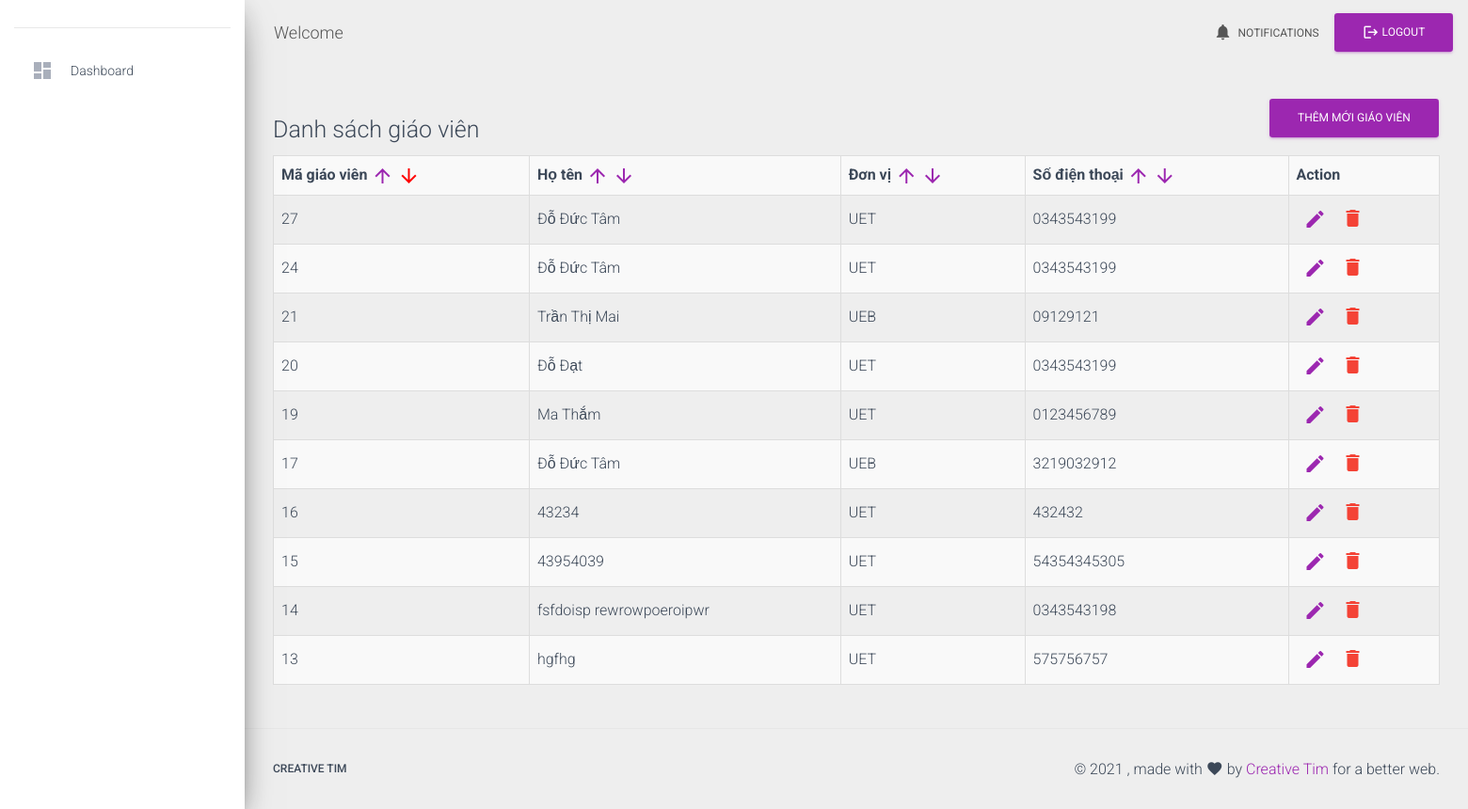
The page /manageTeacher.php?type=view&page=1&order=id&direction=DESC on the database as committed earlier.
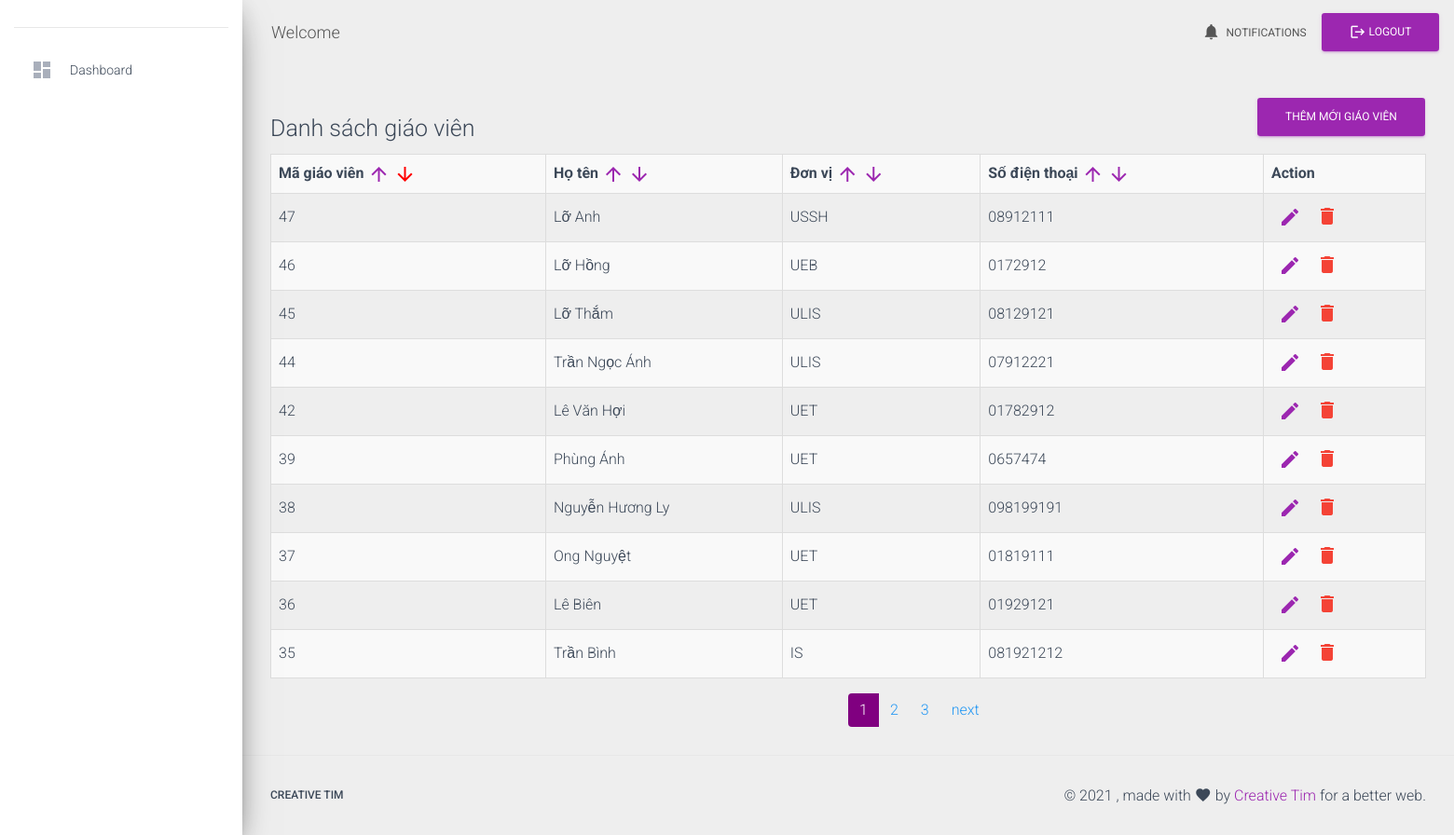
The same page on the database as committed later.
### tables this page shows
CREATE TABLE `teachers` (
  `id` int(11) NOT NULL,
  `fullName` varchar(50) NOT NULL,
  `unit` varchar(50) NOT NULL,
  `contactNumber` varchar(11) NOT NULL
);

### module/teacher/queryOnTeacher.php (called while the page is built, shortened)
<?php
require_once './connection.php';
require_once 'function/functions.php';
require_once './models/Teacher.php';
require_once './models/User.php';
$teacherModel = new Teacher('');
if (isset($_GET["type"])) {
    $type = $_GET["type"];
    if ($type == 'view') {
        if (isset($_GET['page'])) {
            $page = $_GET['page'];
        }
        if (isset($_GET['order'])) {
            $orderBy = $_GET['order'];
            $direction = $_GET['direction'];
            $teachersData = $teacherModel->filter("$orderBy","$direction",  -1, "$page");
            $teachersData = $teacherModel->filter("$orderBy","$direction",  LIMIT, "$page");
        }
        $teachers = getTeacherList($teachersData);
    }
}
function getTeacherList($data)
{
    $teachers = array();
    while ($teacher = $data->fetch_assoc()) {
        $teachers[] = [
            'id' => $teacher['id'],
            'fullName' => $teacher['fullName'],
            'unit' => $teacher['unit'],
            'contactNumber' => $teacher['contactNumber']
        ];
    }
    return $teachers;
}

### models/BaseModel.php (called while the page is built, shortened)
<?php
abstract class BaseModel
{
    protected $conn;
    protected $table = 'table';
    public function filter($column, $direction = 'DESC', $limit = 10, $page = 1, $table="")
    {
        $condition = '1';
        if ($limit != -1)
        {
            $condition .= ' ORDER BY ' . $column . ' ' . $direction . ' LIMIT ' . ($limit * ($page - 1)) . ', ' . $limit;
        } else {
            $condition .= ' ORDER BY ' . $column . ' ' . $direction;
        }
        if ($table == "" )
        {
            $sqlSelect = "SELECT * FROM {$this->table} WHERE $condition";
        }
        else
        {
            $sqlSelect = "$table";
            if ($limit != -1) {
                $sqlSelect .= " LIMIT " . ($limit * ($page - 1)) . ', ' . $limit;
            }
        }
        return $this->conn->query($sqlSelect);
    }
}

### models/Teacher.php (called while the page is built, shortened)
<?php
require_once "BaseModel.php";
class Teacher extends BaseModel
{
    public function __construct($id)
    {
        global $conn;
        $this->conn = $conn;
    }
}

### module/teacher/view.php (the view, shortened to what the changed rows need)
<?php
    if (count($teachers) <= 0) {
        echo "0 results";
    } else {
  ?>
    <table style='width: 100%'
    	class='table table-striped table-bordered table-hover'>
	<tr>
		<th>Mã giáo viên
            <a href="manageTeacher.php?type=view&page=1&order=id&direction=ASC"
               class="<?= (checkStatusOrder('id', 'ASC')) ? 'activeDir' : '' ?>">
                <i class="material-icons">arrow_upward</i>
            </a>
            <a href="manageTeacher.php?type=view&page=1&order=id&direction=DESC"
               class="<?= (checkStatusOrder('id', 'DESC')) ? 'activeDir' : '' ?>">
                <i class="material-icons">arrow_downward</i>
            </a>
        </th>
		<th>Họ tên
            <a href="manageTeacher.php?type=view&page=1&order=fullName&direction=ASC"
               class="<?= (checkStatusOrder('fullName', 'ASC')) ? 'activeDir' : '' ?>">
                <i class="material-icons">arrow_upward</i>
            </a>
            <a href="manageTeacher.php?type=view&page=1&order=fullName&direction=DESC"
               class="<?= (checkStatusOrder('fullName', 'DESC')) ? 'activeDir' : '' ?>">
                <i class="material-icons">arrow_downward</i>
            </a>
        </th>
		<th>Đơn vị
            <a href="manageTeacher.php?type=view&page=1&order=unit&direction=ASC"
               class="<?= (checkStatusOrder('unit', 'ASC')) ? 'activeDir' : '' ?>">
                <i class="material-icons">arrow_upward</i>
            </a>
            <a href="manageTeacher.php?type=view&page=1&order=unit&direction=DESC"
               class="<?= (checkStatusOrder('unit', 'DESC')) ? 'activeDir' : '' ?>">
                <i class="material-icons">arrow_downward</i>
            </a>
        </th>
		<th>Số điện thoại
            <a href="manageTeacher.php?type=view&page=1&order=contactNumber&direction=ASC"
               class="<?= (checkStatusOrder('contactNumber', 'ASC')) ? 'activeDir' : '' ?>">
                <i class="material-icons">arrow_upward</i>
            </a>
            <a href="manageTeacher.php?type=view&page=1&order=contactNumber&direction=DESC"
               class="<?= (checkStatusOrder('contactNumber', 'DESC')) ? 'activeDir' : '' ?>">
                <i class="material-icons">arrow_downward</i>
            </a>
        </th>
		<th>Action</th>
	</tr>
    <?php
        foreach ($teachers as $row) {
            $query = getActionForm('manageTeacher.php', $row['id']);
            echo "<tr>
                        <td>$row[id]</td>
                        <td>$row[fullName]</td>
                        <td>$row[unit]</td>
                        <td>$row[contactNumber]</td>
                        <td>$query</td>
                </tr>";
        }
        ?>
    </table>
<?php  }
$selectTeachers = selectElementFrom("teacherSelectedList", "*", "1");
$total_pages = ceil($selectTeachers->num_rows/ LIMIT);
$pagLink = "<ul class='pagination'>";
$page = isset($_GET['page']) ? $_GET['page'] : 0;
for ($i=1; $i<=$total_pages; $i++) {
    $pagLink .= "<li class='page-item'>";
    $toLink = "manageTeacher.php?type=view";
    if (isset($_GET['page']) && $_GET['page'] == $i) {
        $toLink .= "&page=$i";
        if (isset($_GET['order'])) {
            $toLink .= "&order=$_GET[order]&direction=$_GET[direction]";
        }
        $pagLink .= "<a class='page-link active' href='$toLink'>" . $i . "</a>";
    } else {
        $toLink .= "&page=$i";
        if (isset($_GET['order'])) {
            $toLink .= "&order=$_GET[order]&direction=$_GET[direction]";
        }
        $pagLink .= "<a class='page-link' href='$toLink'>" . $i . "</a>";
    }
    $pagLink .= "</li>";
}
    if ($page < $total_pages) {
        $pagLink .= "<li class='page-item'>
        <a class='page-link'
                href='manageTeacher.php?type=view&direction=$_GET[direction]&order=$_GET[order]&page=" . ($page + 1) . "'>" . 'next' . "
        </a>
    </li>";
    }
echo $pagLink . "</ul>";

### function/functions.php (shortened to what the changed rows need)
<?php
function getActionForm($originLink, $id, $edit = true, $delete = true, $deletedElement = "", $regis = false, $addCourse = false, $studentId = "", $combine = "")
{
    $res = "<ul style='display: flex'>";
    if ($edit) {
        $res .= "
                <li class='item'>
                <a class='nav-link' href='$originLink?type=edit&for=$id'>
                <i class='material-icons'>edit</i>
                </a></li>";
    }
    if ($delete) {
        if ($deletedElement == '') {
            $url = "$originLink?type=delete&for=$id";
        } else if ($deletedElement != '') {
            $url = "$originLink?type=delete&for=$id&ele=$deletedElement";
        }
        $res .= '<li class="item" onClick="confirmDelete(\'' . $url . '\')" id="delete_item">
                <i class="material-icons text-danger" style="cursor: pointer; padding: 0.25rem 0.5rem">delete</i>
                </li>';
    }
    $res .= "</ul>";
    return $res;
}
function selectElementFrom($table, $element = '*', $condition = "1", $limit = "")
{
    global $conn;
    $sqlSelect = "SELECT $element FROM $table WHERE $condition $limit";
    $query = $conn->query($sqlSelect);
    return $query;
}
        ?>
        <?php
function checkStatusOrder($order, $direction)
{
    if (isset($_GET['order']) && $_GET['order'] == $order &&
        isset($_GET['direction']) && $_GET['direction'] == $direction) {
        return true;
    }
    return false;
}
?>

Rows that differ between the two databases and show on the page:
no longer on this page (row unchanged): teachers: id "27", fullName "Đỗ Đức Tâm", unit "UET", contactNumber "0343543199"
no longer on this page (row unchanged): teachers: id "24", fullName "Đỗ Đức Tâm", unit "UET", contactNumber "0343543199"
no longer on this page (row unchanged): teachers: id "21", fullName "Trần Thị Mai", unit "UEB", contactNumber "09129121"
no longer on this page (row unchanged): teachers: id "20", fullName "Đỗ Đạt", unit "UET", contactNumber "0343543199"
no longer on this page (row unchanged): teachers: id "19", fullName "Ma Thắm", unit "UET", contactNumber "0123456789"
no longer on this page (row unchanged): teachers: id "17", fullName "Đỗ Đức Tâm", unit "UEB", contactNumber "3219032912"
no longer on this page (row unchanged): teachers: id "16", fullName "43234", unit "UET", contactNumber "432432"
no longer on this page (row unchanged): teachers: id "15", fullName "43954039", unit "UET", contactNumber "54354345305"
no longer on this page (row unchanged): teachers: id "14", fullName "fsfdoisp rewrowpoeroipwr", unit "UET", contactNumber "0343543198"
no longer on this page (row unchanged): teachers: id "13", fullName "hgfhg", unit "UET", contactNumber "575756757"
added teachers: id "47", fullName "Lỡ Anh", unit "USSH", contactNumber "08912111"
added teachers: id "46", fullName "Lỡ Hồng", unit "UEB", contactNumber "0172912"
added teachers: id "45", fullName "Lỡ Thắm", unit "ULIS", contactNumber "08129121"
added teachers: id "44", fullName "Trần Ngọc Ánh", unit "ULIS", contactNumber "07912221"
added teachers: id "42", fullName "Lê Văn Hợi", unit "UET", contactNumber "01782912"
added teachers: id "39", fullName "Phùng Ánh", unit "UET", contactNumber "0657474"
added teachers: id "38", fullName "Nguyễn Hương Ly", unit "ULIS", contactNumber "098199191"
added teachers: id "37", fullName "Ong Nguyệt", unit "UET", contactNumber "01819111"
added teachers: id "36", fullName "Lê Biên", unit "UET", contactNumber "01929121"
added teachers: id "35", fullName "Trần Bình", unit "IS", contactNumber "081921212"
Other text that changed with them:
new list line: "1"
new list line: "2"
new list line: "3"
text now shown: "next"
